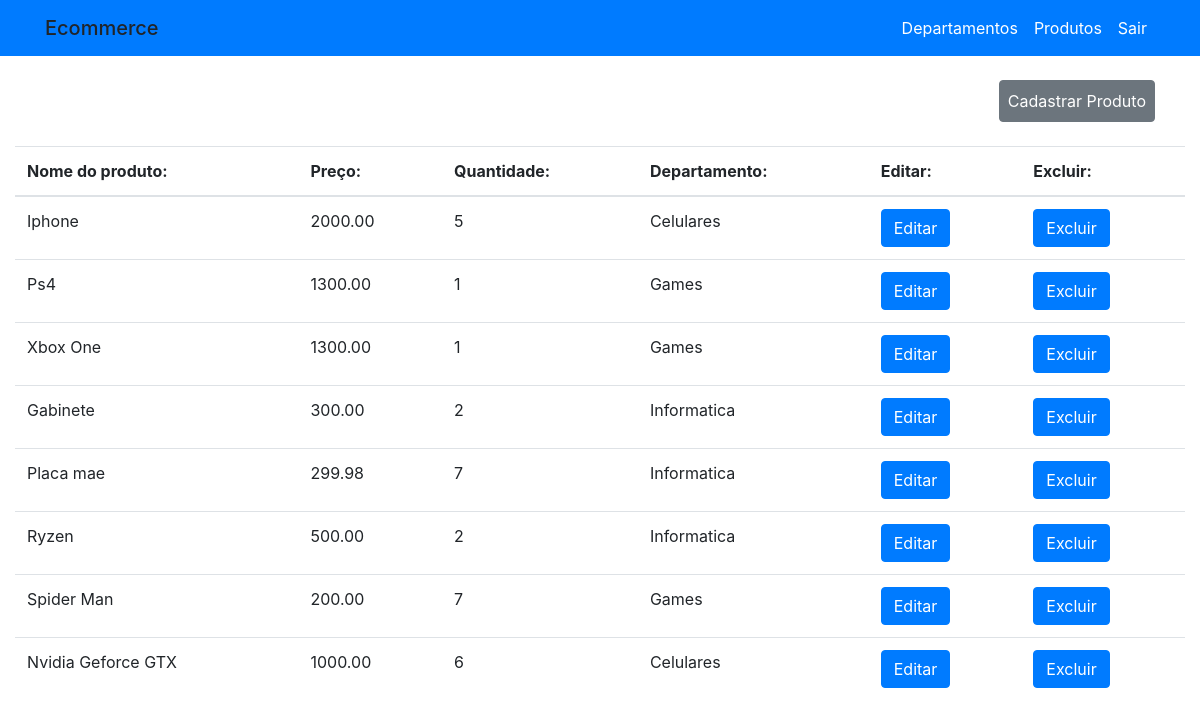
The page /produtosadm/ (signed in) on the database its author committed.
### ecommerce/models.py (models this page shows)
class Produto(models.Model):
    nome_produto= models.CharField(max_length=100)
    preco= models.DecimalField(decimal_places=2,max_digits=10)
    quantidade= models.IntegerField()
    descricao= models.TextField()
    peso= models.DecimalField(decimal_places=2,max_digits=10)
    imagem= models.ImageField()
    imagem2= models.ImageField(default="padrao.png")
    imagem3= models.ImageField(default="padrao.png")
    imagem4= models.ImageField(default="padrao.png")
    imagem5= models.ImageField(default="padrao.png")
    imagem6= models.ImageField(default="padrao.png")
    dpt= models.ForeignKey(Departamento,on_delete= models.CASCADE)
    largura= models.IntegerField()
    altura= models.IntegerField()
    marca= models.CharField(max_length=50)
    qtdvendas= models.IntegerField(default=0)
    class Meta:
        indexes=[
            models.Index(fields=['nome_produto'])
        ]

class Departamento(models.Model):
    departamento= models.CharField(max_length=100)
    img= models.ImageField()
    def __str__(self):
        return self.departamento

### ecommerce/views.py (the view)
# urls.py: path('produtosadm/',views.produtosadm),
@login_required(login_url='/adm-login/')
def produtosadm(request):
    if not request.user.is_staff:
        return redirect('/adm-login/')
    return render(request,"produtosadm.html",{"form":Form_Produto(),"dpts":Departamento.objects.all(),"prod":Produto.objects.all()})

### ecommerce/templatetags/replace.py (called while the page is built)
def trocar(value):
    return value.replace("-"," ")

### ecommerce/templates/produtosadm.html (shortened to what this page needs)
{% include 'header.html'%}
{% load replace %}
<br>
<div class="container">
    <div class="d-flex justify-content-end">
        <button class="btn btn-secondary p-2" data-toggle="modal" data-target="#formModal">Cadastrar Produto</button>
    </div>
</div>
<br>
<div class="container-fluid">
    <table class="table">
        <thead>
            <tr>
                <th scope="col">Nome do produto:</th>
                <th scope="col">Preço:</th>
                <th scope="col">Quantidade:</th>
                <th scope="col">Departamento:</th>
                <th scope="col">Editar:</th>
                <th scope="col">Excluir:</th>
            </tr>
        </thead>
        <tboby>
            {% for p in prod%}
                <tr>
                    <td scope="col">{{p.nome_produto|trocar}}</td>
                    <td scope="col">{{p.preco}}</td>
                    <td scope="col">{{p.quantidade}}</td>
                    <td scope="col">{{p.dpt.departamento}}</td>
                    <td scope="col"><a class="btn btn-primary" href="/edit_produto/?id={{p.id}}">Editar</a></td>
                    <td scope="col"><a class="btn btn-primary" href="/remove_produto/?id={{p.id}}">Excluir</a></td>
                </tr>
            {% endfor %}
        </tboby>
    </table>
</div>

### rows shown on the page
Produto: nome_produto|trocar "Iphone", preco "2000.00", quantidade "5", dpt.departamento "Celulares"
Produto: nome_produto|trocar "Ps4", preco "1300.00", quantidade "1", dpt.departamento "Games"
Produto: nome_produto|trocar "Xbox One", preco "1300.00", quantidade "1", dpt.departamento "Games"
Produto: nome_produto|trocar "Gabinete", preco "300.00", quantidade "2", dpt.departamento "Informatica"
Produto: nome_produto|trocar "Placa mae", preco "299.98", quantidade "7", dpt.departamento "Informatica"
Produto: nome_produto|trocar "Ryzen", preco "500.00", quantidade "2", dpt.departamento "Informatica"
Produto: nome_produto|trocar "Spider Man", preco "200.00", quantidade "7", dpt.departamento "Games"
Produto: nome_produto|trocar "Nvidia Geforce GTX", preco "1000.00", quantidade "6", dpt.departamento "Celulares"
